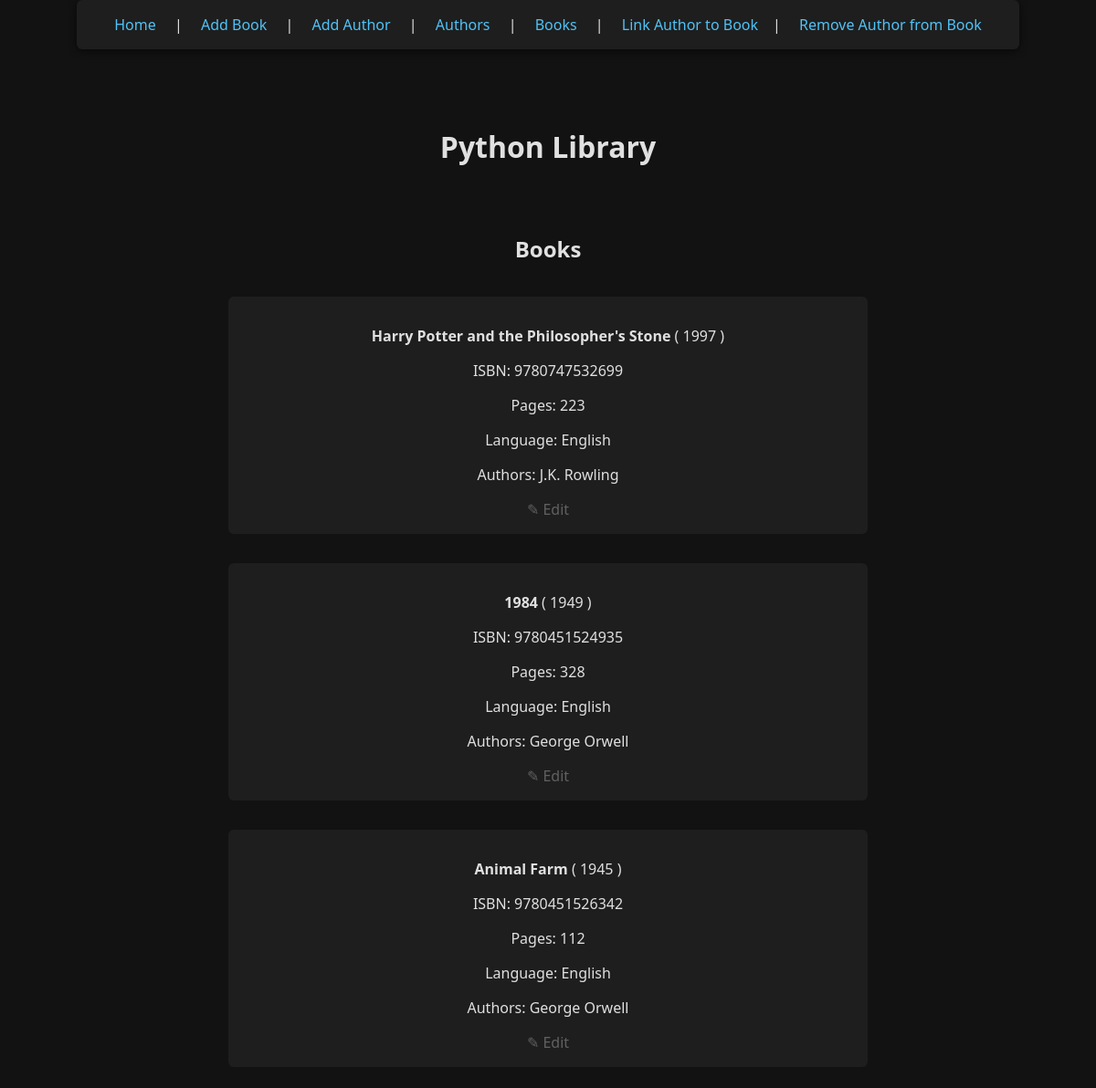
Before: /books (upper part) with the older database file.
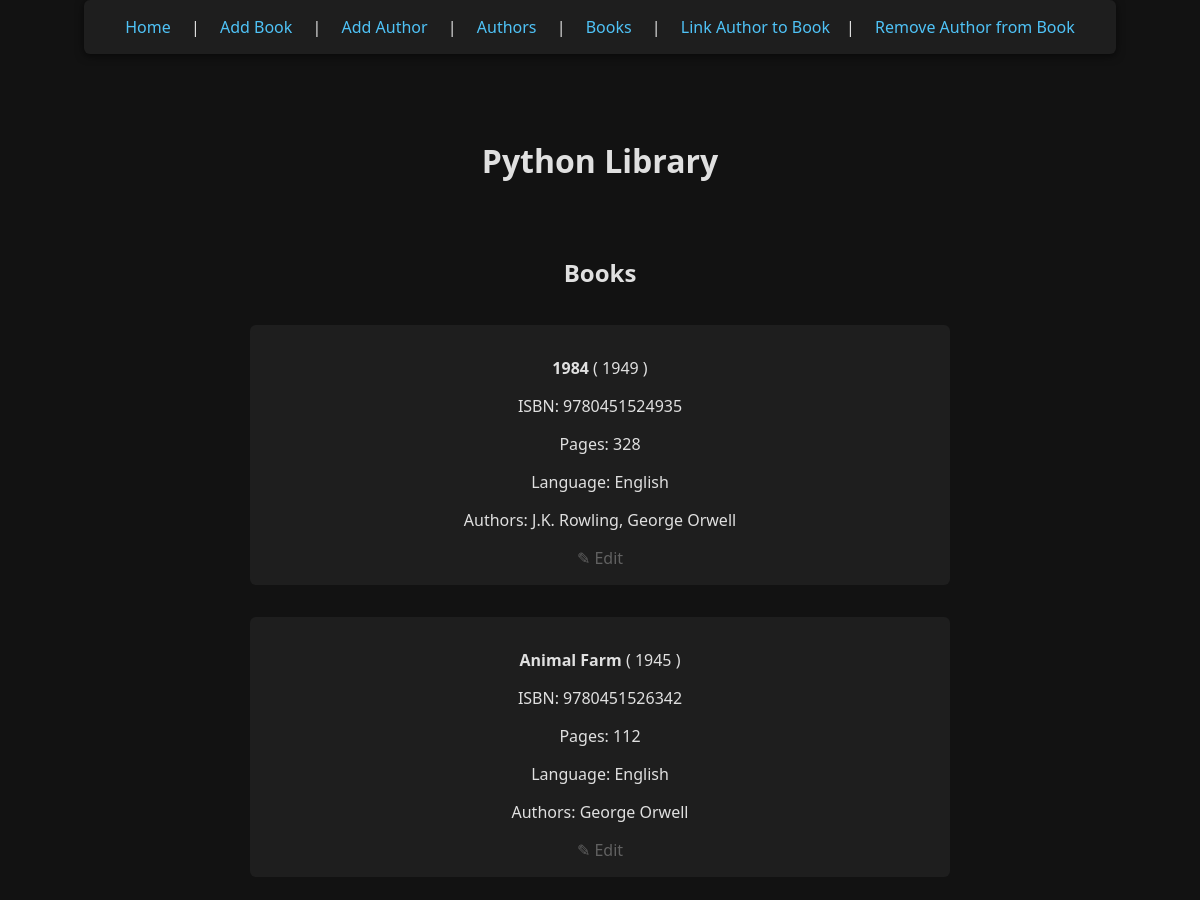
After: the same page with the newer database file.
### app/models/book.py (models this page shows)
class Book(db.Model):
    __tablename__ = "books"
    id = db.Column(db.Integer, primary_key=True)
    title = db.Column(db.String, nullable=False)
    published_year = db.Column(db.Integer)
    isbn = db.Column(db.String, unique=True)
    pages = db.Column(db.Integer)
    language = db.Column(db.String)
    authors = db.relationship(
        "Author",
        secondary=book_authors,
        back_populates="books"
    )

### app/routes/routes.py (the view)
@routes.route('/books')
def book_list():
    books = book_service.get_all_books()
    for book in books:
        book.authors = library_service.get_authors_for_book(book.id)
    return render_template("book_list.html", books=books)

### app/dao/book_author_dao.py (called while the page is built)
    def get_authors_for_book(self, book_id: int) -> list[Author]:
        book = db.session.get(Book, book_id)
        if book:
            return [Author(id=a.id, name=a.name, birth_year=a.birth_year) for a in book.authors]
        return []

### app/dao/book_dao.py (called while the page is built)
    def get_all_books(self) -> list[Book]:
        db_books = Book.query.all()
        return [
            Book(
                id=b.id,
                title=b.title,
                published_year=b.published_year,
                isbn=b.isbn,
                pages=b.pages,
                language=b.language
            ) for b in db_books
        ]

### app/services/book_author_service.py (called while the page is built)
    def get_authors_for_book(self, book_id):
        return self.book_author_dao.get_authors_for_book(book_id)

### app/services/book_service.py (called while the page is built)
    def get_all_books(self):
        return self.book_dao.get_all_books()

### app/templates/book_list.html
{% extends 'layout.html' %} {% block content %}
<section>
  <h2>Books</h2>
  {% for book in books %}
  <ul>
    <li>
      <p>
        <strong>{{ book.title }}</strong>
        ( {% if book.published_year %} {{ book.published_year }} {% else %}
        <em>Unknown Year</em>
        {% endif %} )
      </p>
      <p>
        ISBN: {% if book.isbn %} {{ book.isbn }} {% else %}
        <em>N/A</em>
        {% endif %}
      </p>
      <p>
        Pages: {% if book.pages %} {{ book.pages }} {% else %}
        <em>N/A</em>
        {% endif %}
      </p>
      <p>
        Language: {% if book.language %} {{ book.language }} {% else %}
        <em>N/A</em>
        {% endif %}
      </p>
      <p>
        Authors: {% if book.authors %} {{ book.authors | map(attribute='name') |
        join(', ') }} {% else %}
        <em>No authors</em>
        {% endif %}
      </p>
      <a href="{{ url_for('routes.edit_book', book_id=book.id) }}"
        >&#9998; Edit</a
      >
    </li>
  </ul>
  {% endfor %}
</section>
{% endblock %}

### app/templates/layout.html (shortened to what this page needs)
<!DOCTYPE html>
<html lang="en">
  <head>
    <link
      rel="stylesheet"
      href="{{ url_for('static', filename='style.css') }}"
    />
    <nav>
      <a href="{{ url_for('routes.index') }}">Home</a> |
      <a href="{{ url_for('routes.create_book') }}">Add Book</a> |
      <a href="{{ url_for('routes.create_author') }}">Add Author</a> |
      <a href="{{ url_for('routes.author_list') }}">Authors</a> |
      <a href="{{ url_for('routes.book_list') }}">Books</a> |
      <a href="{{ url_for('routes.link_author_book') }}">Link Author to Book</a
      >|
      <a href="{{ url_for('routes.remove_author_book') }}"
        >Remove Author from Book</a
      >
    </nav>
  </head>
  <body>
    <header>
      <h1>Python Library</h1>
    </header>
    <body>
      {% block content %}{% endblock %}
    </body>
  </body>
</html>

### app/static/style.css (style rules this page uses)
body { font-family: "Segoe UI", Arial, sans-serif; margin: 0; background: #121212; color: #e0e0e0; min-height: 100vh; display: flex; flex-direction: column; align-items: center; }
header { margin: 2rem 0 2rem 0; text-align: center; width: 100%; }
nav { background: #1e1e1e; padding: 1rem; border-radius: 6px; box-shadow: 0 2px 8px rgba(0, 0, 0, 0.6); margin-bottom: 2rem; text-align: center; width: 100%; max-width: 1000px; }
nav a { color: #4fc3f7; text-decoration: none; margin: 0 1rem; font-weight: 500; transition: color 0.2s; }
section { margin-bottom: 2rem; width: 100%; max-width: 700px; display: flex; flex-direction: column; align-items: center; }
ul { list-style: none; padding: 0; width: 100%; }
li { background: #1e1e1e; padding: 1rem 0 1rem 0; border-radius: 6px; width: 100%; text-align: center; }
li a { text-decoration: none; transition: 0.2s; color: #616161; }

Changed rows visible on the page:
removed Book: title "Harry Potter and the Philosopher's Stone", published_year "1997", isbn "9780747532699", pages "223", language "English", authors|map "J.K. Rowling"
computed for Book (number 1 of 2 on the later page): authors|map "George Orwell" → "J.K. Rowling, George Orwell"
